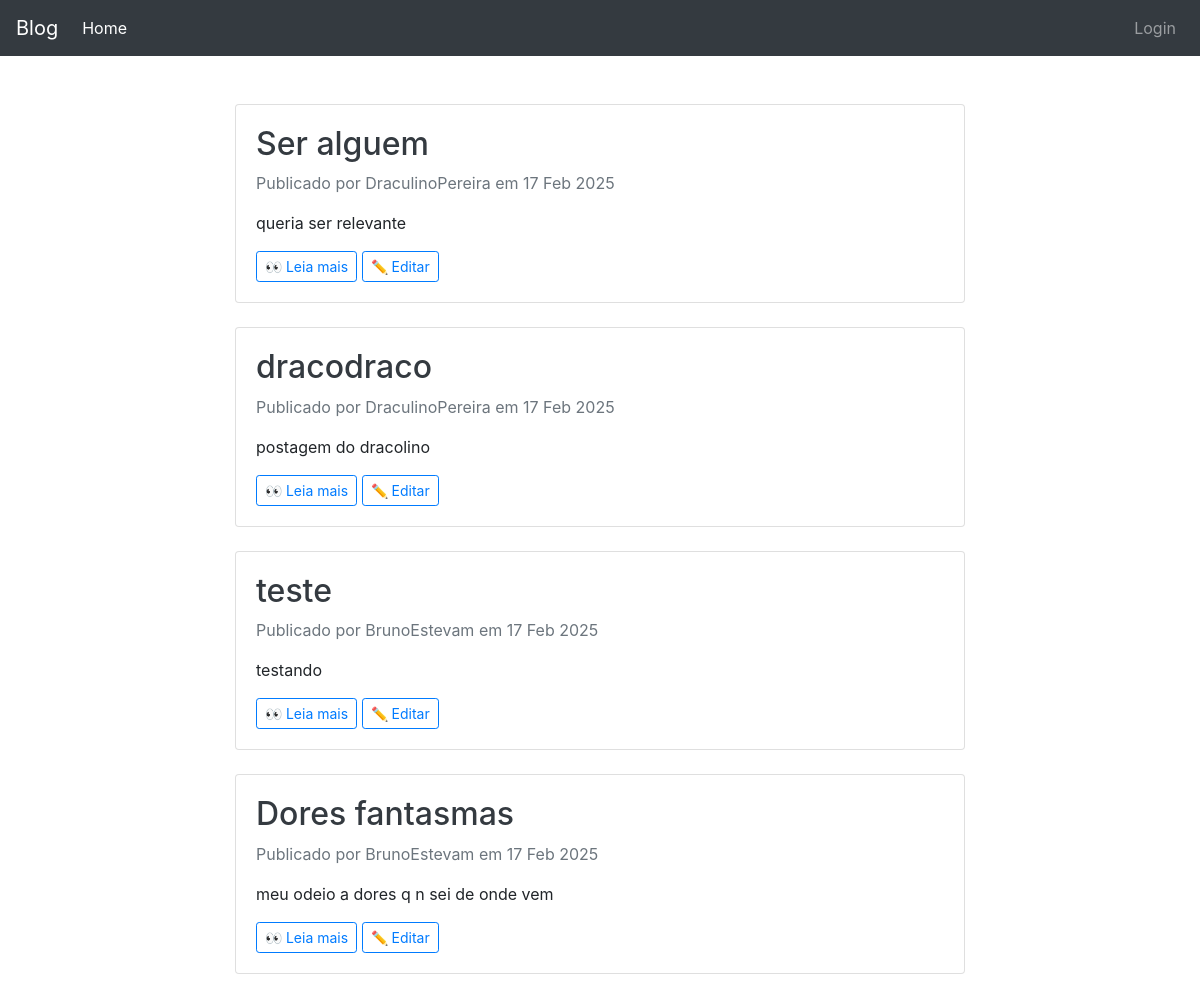
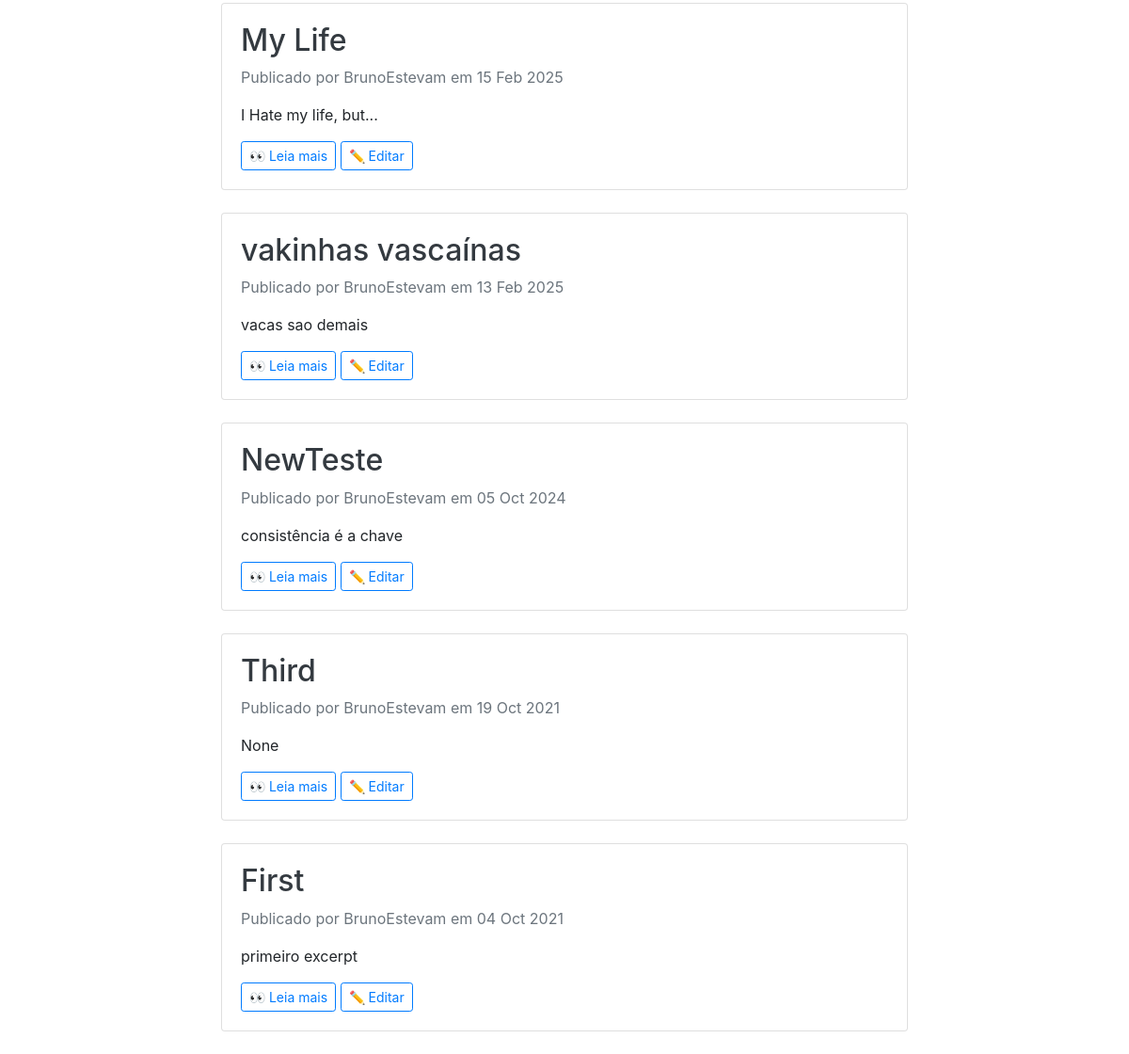
/, run on an earlier commit of the app's database (2 pictures, top to bottom).
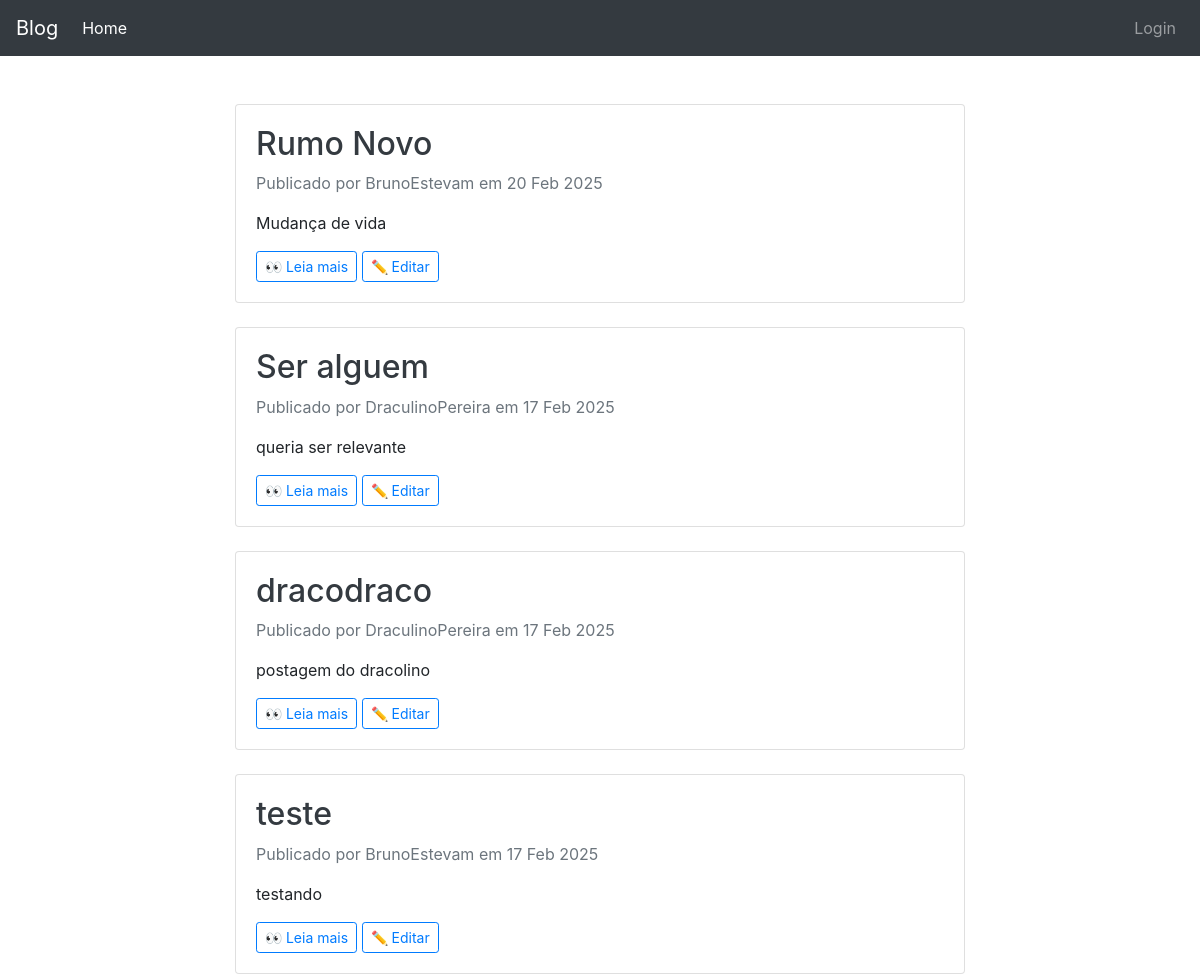
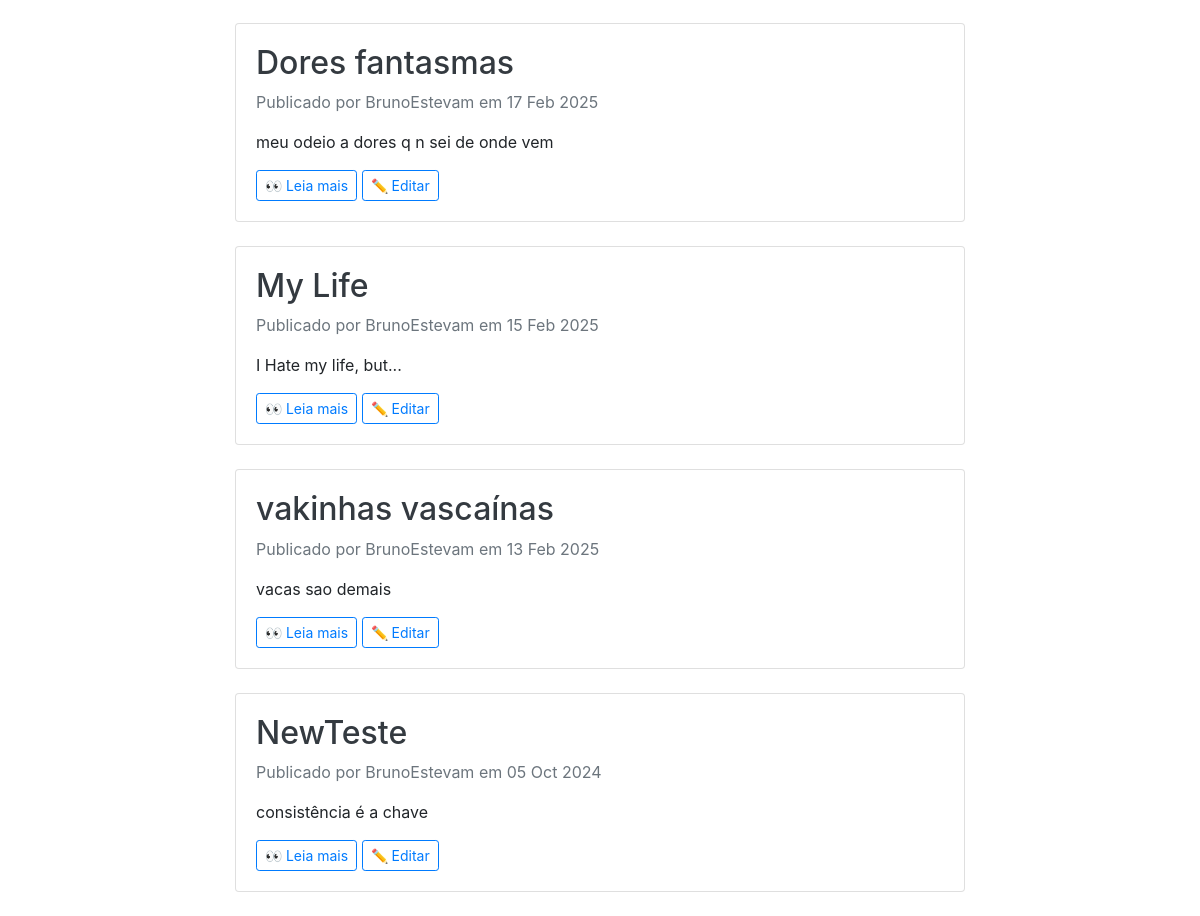
And on a later commit of the database (2 pictures, top to bottom).
### blog/models.py (models this page shows, shortened)
class Post(models.Model):
    class NewManager(models.Manager):
        def get_queryset(self):
            return super().get_queryset().filter(status='published')
    options = (
        ('draft', 'Draft'),
        ('published', 'Published'),
    )
    title = models.CharField(max_length=255)
    excerpt = models.TextField(null=True)
    slug = models.SlugField(max_length=255, unique_for_date='publish', blank=True)
    publish = models.DateTimeField(default=timezone.now)
    author = models.ForeignKey(User, on_delete=models.CASCADE, related_name='blog_posts')
    content = models.TextField()
    status = models.CharField(max_length=10, choices=options, default='draft')
    objects = models.Manager()
    newmanager = NewManager()
    likes = models.ManyToManyField(User, related_name='post_likes', blank=True)
    dislikes = models.ManyToManyField(User, related_name='post_dislikes', blank=True)
    image = models.ImageField(upload_to='post_images/', blank=True, null= True)
    def get_absolute_url(self):
        return reverse('blog:post_single', args=[self.slug])
    class Meta:
        ordering = ('-publish',)

### blog/views.py (the view)
# urls.py: path('', views.home, name='homepage'),
def home(request):
    all_posts = Post.objects.filter(status='published').order_by('-publish')
    return render(request, 'index.html', {'posts': all_posts})

### blog/templates/index.html (shortened to what this page needs)
{% extends "base.html" %}
{% block content %}
<div class="container">
    <div class="row justify-content-md-center">
        <div class="col-md-8 pt-5">
            {% for post in posts %}
            <div class="card mb-4">
                <div class="card-body">
                    <h2>
                        <a class="text-dark text-decoration-none" href="{{ post.get_absolute_url }}">
                            {{ post.title }}
                        </a>
                    </h2>
                    <p class="text-muted">Publicado por {{ post.author }} em {{ post.publish|date:"d M Y" }}</p>
                    <p>{{ post.excerpt }}</p>
                    <a href="{{ post.get_absolute_url }}" class="btn btn-outline-primary btn-sm">👀 Leia mais</a>
                    <a href="{% url 'blog:edit_post' post.slug %}" class="btn btn-outline-primary btn-sm">✏️ Editar</a>
                </div>
            </div>
            {% empty %}
            <p class="text-muted text-center">Nenhum post publicado ainda.</p>
            {% endfor %}
        </div>
    </div>
</div>
{% endblock %}

What changed in the data, as far as the page shows it:
no longer on this page (row edited): Post: title "Third", author "BrunoEstevam", publish "19 Oct 2021", excerpt "None"
no longer on this page (row edited): Post: title "First", author "BrunoEstevam", publish "04 Oct 2021", excerpt "primeiro excerpt"
added Post: title "Rumo Novo", author "BrunoEstevam", publish "20 Feb 2025", excerpt "Mudança de vida"
